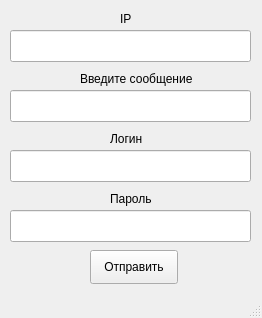
<?xml version="1.0" encoding="UTF-8"?>
<ui version="4.0">
 <class>MainWindow</class>
 <widget class="QMainWindow" name="MainWindow">
  <property name="geometry">
   <rect>
    <x>0</x>
    <y>0</y>
    <width>262</width>
    <height>318</height>
   </rect>
  </property>
  <property name="windowTitle">
   <string>MainWindow</string>
  </property>
  <widget class="QWidget" name="centralwidget">
   <widget class="QPushButton" name="pushButton">
    <property name="geometry">
     <rect>
      <x>90</x>
      <y>250</y>
      <width>88</width>
      <height>34</height>
     </rect>
    </property>
    <property name="text">
     <string>Отправить</string>
    </property>
   </widget>
   <widget class="QLineEdit" name="lineEdit">
    <property name="geometry">
     <rect>
      <x>10</x>
      <y>30</y>
      <width>241</width>
      <height>32</height>
     </rect>
    </property>
   </widget>
   <widget class="QLineEdit" name="lineEdit_2">
    <property name="geometry">
     <rect>
      <x>10</x>
      <y>90</y>
      <width>241</width>
      <height>32</height>
     </rect>
    </property>
   </widget>
   <widget class="QLabel" name="label">
    <property name="geometry">
     <rect>
      <x>120</x>
      <y>10</y>
      <width>21</width>
      <height>18</height>
     </rect>
    </property>
    <property name="frameShape">
     <enum>QFrame::NoFrame</enum>
    </property>
    <property name="text">
     <string>IP</string>
    </property>
   </widget>
   <widget class="QLabel" name="label_2">
    <property name="geometry">
     <rect>
      <x>80</x>
      <y>70</y>
      <width>141</width>
      <height>18</height>
     </rect>
    </property>
    <property name="text">
     <string>Введите сообщение</string>
    </property>
   </widget>
   <widget class="QLabel" name="label_3">
    <property name="geometry">
     <rect>
      <x>110</x>
      <y>130</y>
      <width>51</width>
      <height>18</height>
     </rect>
    </property>
    <property name="frameShape">
     <enum>QFrame::NoFrame</enum>
    </property>
    <property name="text">
     <string>Логин</string>
    </property>
   </widget>
   <widget class="QLineEdit" name="lineEdit_3">
    <property name="geometry">
     <rect>
      <x>10</x>
      <y>150</y>
      <width>241</width>
      <height>32</height>
     </rect>
    </property>
   </widget>
   <widget class="QLabel" name="label_4">
    <property name="geometry">
     <rect>
      <x>110</x>
      <y>190</y>
      <width>51</width>
      <height>18</height>
     </rect>
    </property>
    <property name="frameShape">
     <enum>QFrame::NoFrame</enum>
    </property>
    <property name="text">
     <string>Пароль</string>
    </property>
   </widget>
   <widget class="QLineEdit" name="lineEdit_4">
    <property name="geometry">
     <rect>
      <x>10</x>
      <y>210</y>
      <width>241</width>
      <height>32</height>
     </rect>
    </property>
   </widget>
  </widget>
  <widget class="QStatusBar" name="statusbar"/>
 </widget>
 <resources/>
 <connections/>
</ui>
